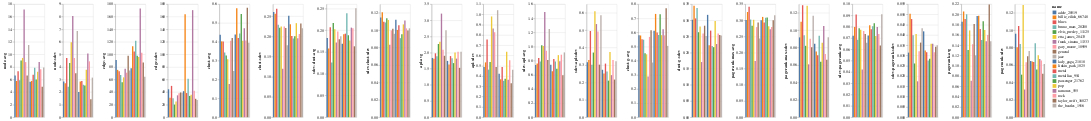

The notebook cell this image was saved under:
### Code cell
# ugly bar



ct = alt.Chart(df_musician).mark_bar().encode(
    x=alt.X('name', axis=None),
    tooltip = ['name'],
    color='name',
#     column='day_of_week:N'
).properties(width=80)
res = ct.encode(y=m_feats[0])

for i in m_feats[1:]:
    res = res | ct.encode(y=i)
res

### Figure 1 — Vega-Lite specification as saved in the notebook (floating-point values rounded to 4 significant figures)
{"config": {"view": {"continuousWidth": 400, "continuousHeight": 300}}, "hconcat": [{"mark": "bar", "encoding": {"color": {"type": "nominal", "field": "name"}, "tooltip": [{"type": "nominal", "field": "name"}], "x": {"type": "nominal", "axis": null, "field": "name"}, "y": {"type": "quantitative", "field": "node-avg"}}, "width": 80}, {"mark": "bar", "encoding": {"color": {"type": "nominal", "field": "name"}, "tooltip": [{"type": "nominal", "field": "name"}], "x": {"type": "nominal", "axis": null, "field": "name"}, "y": {"type": "quantitative", "field": "node-sdev"}}, "width": 80}, {"mark": "bar", "encoding": {"color": {"type": "nominal", "field": "name"}, "tooltip": [{"type": "nominal", "field": "name"}], "x": {"type": "nominal", "axis": null, "field": "name"}, "y": {"type": "quantitative", "field": "edge-avg"}}, "width": 80}, {"mark": "bar", "encoding": {"color": {"type": "nominal", "field": "name"}, "tooltip": [{"type": "nominal", "field": "name"}], "x": {"type": "nominal", "axis": null, "field": "name"}, "y": {"type": "quantitative", "field": "edge-sdev"}}, "width": 80}, {"mark": "bar", "encoding": {"color": {"type": "nominal", "field": "name"}, "tooltip": [{"type": "nominal", "field": "name"}], "x": {"type": "nominal", "axis": null, "field": "name"}, "y": {"type": "quantitative", "field": "clust-avg"}}, "width": 80}, {"mark": "bar", "encoding": {"color": {"type": "nominal", "field": "name"}, "tooltip": [{"type": "nominal", "field": "name"}], "x": {"type": "nominal", "axis": null, "field": "name"}, "y": {"type": "quantitative", "field": "clust-sdev"}}, "width": 80}, {"mark": "bar", "encoding": {"color": {"type": "nominal", "field": "name"}, "tooltip": [{"type": "nominal", "field": "name"}], "x": {"type": "nominal", "axis": null, "field": "name"}, "y": {"type": "quantitative", "field": "sdev-clust-avg"}}, "width": 80}, {"mark": "bar", "encoding": {"color": {"type": "nominal", "field": "name"}, "tooltip": [{"type": "nominal", "field": "name"}], "x": {"type": "nominal", "axis": null, "field": "name"}, "y": {"type": "quantitative", "field": "sdev-clust-sdev"}}, "width": 80}, {"mark": "bar", "encoding": {"color": {"type": "nominal", "field": "name"}, "tooltip": [{"type": "nominal", "field": "name"}], "x": {"type": "nominal", "axis": null, "field": "name"}, "y": {"type": "quantitative", "field": "apl-avg"}}, "width": 80}, {"mark": "bar", "encoding": {"color": {"type": "nominal", "field": "name"}, "tooltip": [{"type": "nominal", "field": "name"}], "x": {"type": "nominal", "axis": null, "field": "name"}, "y": {"type": "quantitative", "field": "apl-sdev"}}, "width": 80}, {"mark": "bar", "encoding": {"color": {"type": "nominal", "field": "name"}, "tooltip": [{"type": "nominal", "field": "name"}], "x": {"type": "nominal", "axis": null, "field": "name"}, "y": {"type": "quantitative", "field": "sdev-apl-avg"}}, "width": 80}, {"mark": "bar", "encoding": {"color": {"type": "nominal", "field": "name"}, "tooltip": [{"type": "nominal", "field": "name"}], "x": {"type": "nominal", "axis": null, "field": "name"}, "y": {"type": "quantitative", "field": "sdev-apl-sdev"}}, "width": 80}, {"mark": "bar", "encoding": {"color": {"type": "nominal", "field": "name"}, "tooltip": [{"type": "nominal", "field": "name"}], "x": {"type": "nominal", "axis": null, "field": "name"}, "y": {"type": "quantitative", "field": "clust-g-avg"}}, "width": 80}, {"mark": "bar", "encoding": {"color": {"type": "nominal", "field": "name"}, "tooltip": [{"type": "nominal", "field": "name"}], "x": {"type": "nominal", "axis": null, "field": "name"}, "y": {"type": "quantitative", "field": "clust-g-sdev"}}, "width": 80}, {"mark": "bar", "encoding": {"color": {"type": "nominal", "field": "name"}, "tooltip": [{"type": "nominal", "field": "name"}], "x": {"type": "nominal", "axis": null, "field": "name"}, "y": {"type": "quantitative", "field": "pagerank-max-avg"}}, "width": 80}, {"mark": "bar", "encoding": {"color": {"type": "nominal", "field": "name"}, "tooltip": [{"type": "nominal", "field": "name"}], "x": {"type": "nominal", "axis": null, "field": "name"}, "y": {"type": "quantitative", "field": "pagerank-max-sdev"}}, "width": 80}, {"mark": "bar", "encoding": {"color": {"type": "nominal", "field": "name"}, "tooltip": [{"type": "nominal", "field": "name"}], "x": {"type": "nominal", "axis": null, "field": "name"}, "y": {"type": "quantitative", "field": "sdev-pagerank-avg"}}, "width": 80}, {"mark": "bar", "encoding": {"color": {"type": "nominal", "field": "name"}, "tooltip": [{"type": "nominal", "field": "name"}], "x": {"type": "nominal", "axis": null, "field": "name"}, "y": {"type": "quantitative", "field": "sdev-pagerank-sdev"}}, "width": 80}, {"mark": "bar", "encoding": {"color": {"type": "nominal", "field": "name"}, "tooltip": [{"type": "nominal", "field": "name"}], "x": {"type": "nominal", "axis": null, "field": "name"}, "y": {"type": "quantitative", "field": "pagerank-avg"}}, "width": 80}, {"mark": "bar", "encoding": {"color": {"type": "nominal", "field": "name"}, "tooltip": [{"type": "nominal", "field": "name"}], "x": {"type": "nominal", "axis": null, "field": "name"}, "y": {"type": "quantitative", "field": "pagerank-sdev"}}, "width": 80}], "data": {"name": "data-6df12145b0b76f4adbbaa2e5db7d402d"}, "$schema": "https://vega.github.io/schema/vega-lite/v4.8.1.json", "datasets": {"data-6df12145b0b76f4adbbaa2e5db7d402d": [{"name": "pop", "node-avg": 7.237, "node-sdev": 3.781, "edge-avg": 95.84, "edge-sdev": 35.86, "clust-avg": 0.4058, "clust-sdev": 0.2329, "sdev-clust-avg": 0.1764, "sdev-clust-sdev": 0.1067, "apl-avg": 2.006, "apl-sdev": 0.6373, "sdev-apl-avg": 0.8787, "sdev-apl-sdev": 0.3753, "clust-g-avg": 0.5807, "clust-g-sdev": 0.2979, "pagerank-max-avg": 0.2815, "pagerank-max-sdev": 0.08574, "sdev-pagerank-avg": 0.07176, "sdev-pagerank-sdev": 0.03575, "pagerank-avg": 0.1697, "pagerank-sdev": 0.07119}, {"name": "jazz", "node-avg": 11.5, "node-sdev": 6.87, "edge-avg": 74.25, "edge-sdev": 38.91, "clust-avg": 0.2457, "clust-sdev": 0.178, "sdev-clust-avg": 0.1863, "sdev-clust-sdev": 0.09591, "apl-avg": 2.689, "apl-sdev": 1.041, "sdev-apl-avg": 1.249, "sdev-apl-sdev": 0.586, "clust-g-avg": 0.3871, "clust-g-sdev": 0.2513, "pagerank-max-avg": 0.2438, "pagerank-max-sdev": 0.1166, "sdev-pagerank-avg": 0.06596, "sdev-pagerank-sdev": 0.04325, "pagerank-avg": 0.1204, "pagerank-sdev": 0.07624}, {"name": "the_beatles_1916", "node-avg": 7.914, "node-sdev": 3.154, "edge-avg": 64.55, "edge-sdev": 27.35, "clust-avg": 0.3946, "clust-sdev": 0.2203, "sdev-clust-avg": 0.2505, "sdev-clust-sdev": 0.1022, "apl-avg": 2.027, "apl-sdev": 0.4613, "sdev-apl-avg": 0.917, "sdev-apl-sdev": 0.3216, "clust-g-avg": 0.5049, "clust-g-sdev": 0.2528, "pagerank-max-avg": 0.3159, "pagerank-max-sdev": 0.09197, "sdev-pagerank-avg": 0.091, "sdev-pagerank-sdev": 0.03507, "pagerank-avg": 0.148, "pagerank-sdev": 0.06132}, {"name": "ramones_555", "node-avg": 8.81, "node-sdev": 5.067, "edge-avg": 173.2, "edge-sdev": 170.5, "clust-avg": 0.4723, "clust-sdev": 0.1953, "sdev-clust-avg": 0.206, "sdev-clust-sdev": 0.1113, "apl-avg": 1.814, "apl-sdev": 0.3641, "sdev-apl-avg": 0.7936, "sdev-apl-sdev": 0.242, "clust-g-avg": 0.622, "clust-g-sdev": 0.2265, "pagerank-max-avg": 0.272, "pagerank-max-sdev": 0.1049, "sdev-pagerank-avg": 0.07975, "sdev-pagerank-sdev": 0.03577, "pagerank-avg": 0.1479, "pagerank-sdev": 0.067}, {"name": "frank_sinatra_11333", "node-avg": 17.13, "node-sdev": 8.06, "edge-avg": 77.0, "edge-sdev": 34.86, "clust-avg": 0.1758, "clust-sdev": 0.1204, "sdev-clust-avg": 0.1717, "sdev-clust-sdev": 0.08322, "apl-avg": 3.207, "apl-sdev": 0.8633, "sdev-apl-avg": 1.488, "sdev-apl-sdev": 0.5356, "clust-g-avg": 0.2885, "clust-g-sdev": 0.1708, "pagerank-max-avg": 0.1737, "pagerank-max-sdev": 0.0608, "sdev-pagerank-avg": 0.0423, "sdev-pagerank-sdev": 0.01747, "pagerank-avg": 0.07082, "pagerank-sdev": 0.03199}, {"name": "metallica_954", "node-avg": 7.875, "node-sdev": 2.587, "edge-avg": 121.8, "edge-sdev": 61.08, "clust-avg": 0.4447, "clust-sdev": 0.1947, "sdev-clust-avg": 0.2392, "sdev-clust-sdev": 0.09092, "apl-avg": 1.826, "apl-sdev": 0.3543, "sdev-apl-avg": 0.7903, "sdev-apl-sdev": 0.2634, "clust-g-avg": 0.5819, "clust-g-sdev": 0.2203, "pagerank-max-avg": 0.3075, "pagerank-max-sdev": 0.09379, "sdev-pagerank-avg": 0.08046, "sdev-pagerank-sdev": 0.02756, "pagerank-avg": 0.1502, "pagerank-sdev": 0.08519}, {"name": "linkin_park_1025", "node-avg": 5.78, "node-sdev": 2.841, "edge-avg": 113.2, "edge-sdev": 164.0, "clust-avg": 0.5785, "clust-sdev": 0.2304, "sdev-clust-avg": 0.1908, "sdev-clust-sdev": 0.1004, "apl-avg": 1.632, "apl-sdev": 0.3691, "sdev-apl-avg": 0.6499, "sdev-apl-sdev": 0.2514, "clust-g-avg": 0.7309, "clust-g-sdev": 0.2227, "pagerank-max-avg": 0.3105, "pagerank-max-sdev": 0.07545, "sdev-pagerank-avg": 0.08129, "sdev-pagerank-sdev": 0.03249, "pagerank-avg": 0.1976, "pagerank-sdev": 0.06415}, {"name": "passenger_21762", "node-avg": 6.021, "node-sdev": 2.531, "edge-avg": 97.8, "edge-sdev": 33.96, "clust-avg": 0.5482, "clust-sdev": 0.2006, "sdev-clust-avg": 0.1885, "sdev-clust-sdev": 0.0953, "apl-avg": 1.675, "apl-sdev": 0.3746, "sdev-apl-avg": 0.6877, "sdev-apl-sdev": 0.2105, "clust-g-avg": 0.7293, "clust-g-sdev": 0.2168, "pagerank-max-avg": 0.3083, "pagerank-max-sdev": 0.06376, "sdev-pagerank-avg": 0.0831, "sdev-pagerank-sdev": 0.02844, "pagerank-avg": 0.1868, "pagerank-sdev": 0.05499}, {"name": "bruno_mars_28280", "node-avg": 5.89, "node-sdev": 2.43, "edge-avg": 67.27, "edge-sdev": 30.34, "clust-avg": 0.3439, "clust-sdev": 0.2289, "sdev-clust-avg": 0.1258, "sdev-clust-sdev": 0.109, "apl-avg": 1.885, "apl-sdev": 0.463, "sdev-apl-avg": 0.79, "sdev-apl-sdev": 0.3014, "clust-g-avg": 0.5486, "clust-g-sdev": 0.3384, "pagerank-max-avg": 0.3023, "pagerank-max-sdev": 0.09425, "sdev-pagerank-avg": 0.06851, "sdev-pagerank-sdev": 0.03988, "pagerank-avg": 0.2003, "pagerank-sdev": 0.08431}, {"name": "adele_20519", "node-avg": 6.625, "node-sdev": 2.844, "edge-avg": 91.23, "edge-sdev": 44.45, "clust-avg": 0.4373, "clust-sdev": 0.2605, "sdev-clust-avg": 0.1822, "sdev-clust-sdev": 0.1147, "apl-avg": 1.835, "apl-sdev": 0.4894, "sdev-apl-avg": 0.7405, "sdev-apl-sdev": 0.3162, "clust-g-avg": 0.5792, "clust-g-sdev": 0.3018, "pagerank-max-avg": 0.3008, "pagerank-max-sdev": 0.09179, "sdev-pagerank-avg": 0.07216, "sdev-pagerank-sdev": 0.03142, "pagerank-avg": 0.1859, "pagerank-sdev": 0.09602}, {"name": "elvis_presley_11125", "node-avg": 9.016, "node-sdev": 4.322, "edge-avg": 55.68, "edge-sdev": 20.2, "clust-avg": 0.328, "clust-sdev": 0.2214, "sdev-clust-avg": 0.2165, "sdev-clust-sdev": 0.1139, "apl-avg": 2.267, "apl-sdev": 0.5379, "sdev-apl-avg": 1.019, "sdev-apl-sdev": 0.3719, "clust-g-avg": 0.4523, "clust-g-sdev": 0.2631, "pagerank-max-avg": 0.283, "pagerank-max-sdev": 0.08211, "sdev-pagerank-avg": 0.07872, "sdev-pagerank-sdev": 0.02615, "pagerank-avg": 0.1306, "pagerank-sdev": 0.04895}, {"name": "blues", "node-avg": 7.304, "node-sdev": 4.707, "edge-avg": 73.25, "edge-sdev": 49.92, "clust-avg": 0.4021, "clust-sdev": 0.2686, "sdev-clust-avg": 0.2066, "sdev-clust-sdev": 0.1098, "apl-avg": 1.978, "apl-sdev": 0.7551, "sdev-apl-avg": 0.8382, "sdev-apl-sdev": 0.4959, "clust-g-avg": 0.5514, "clust-g-sdev": 0.3059, "pagerank-max-avg": 0.3421, "pagerank-max-sdev": 0.1288, "sdev-pagerank-avg": 0.09092, "sdev-pagerank-sdev": 0.04774, "pagerank-avg": 0.1912, "pagerank-sdev": 0.1049}, {"name": "etta_james_20433", "node-avg": 9.44, "node-sdev": 5.967, "edge-avg": 63.48, "edge-sdev": 24.99, "clust-avg": 0.3073, "clust-sdev": 0.2245, "sdev-clust-avg": 0.2025, "sdev-clust-sdev": 0.1117, "apl-avg": 2.334, "apl-sdev": 0.9804, "sdev-apl-avg": 1.007, "sdev-apl-sdev": 0.6096, "clust-g-avg": 0.4453, "clust-g-sdev": 0.2808, "pagerank-max-avg": 0.3016, "pagerank-max-sdev": 0.1283, "sdev-pagerank-avg": 0.07733, "sdev-pagerank-sdev": 0.04054, "pagerank-avg": 0.1689, "pagerank-sdev": 0.129}, {"name": "gary_moore_10959", "node-avg": 8.776, "node-sdev": 4.724, "edge-avg": 70.93, "edge-sdev": 38.32, "clust-avg": 0.4054, "clust-sdev": 0.2247, "sdev-clust-avg": 0.1969, "sdev-clust-sdev": 0.09981, "apl-avg": 2.092, "apl-sdev": 0.827, "sdev-apl-avg": 0.9423, "sdev-apl-sdev": 0.4925, "clust-g-avg": 0.5683, "clust-g-sdev": 0.2591, "pagerank-max-avg": 0.2789, "pagerank-max-sdev": 0.09021, "sdev-pagerank-avg": 0.07624, "sdev-pagerank-sdev": 0.03213, "pagerank-avg": 0.142, "pagerank-sdev": 0.06313}, {"name": "general", "node-avg": 6.643, "node-sdev": 3.492, "edge-avg": 97.93, "edge-sdev": 39.46, "clust-avg": 0.4202, "clust-sdev": 0.2208, "sdev-clust-avg": 0.179, "sdev-clust-sdev": 0.1016, "apl-avg": 1.902, "apl-sdev": 0.4876, "sdev-apl-avg": 0.8092, "sdev-apl-sdev": 0.3023, "clust-g-avg": 0.6157, "clust-g-sdev": 0.2833, "pagerank-max-avg": 0.2932, "pagerank-max-sdev": 0.08057, "sdev-pagerank-avg": 0.07369, "sdev-pagerank-sdev": 0.0363, "pagerank-avg": 0.1812, "pagerank-sdev": 0.07025}, {"name": "metal", "node-avg": 6.754, "node-sdev": 2.891, "edge-avg": 104.6, "edge-sdev": 38.45, "clust-avg": 0.421, "clust-sdev": 0.2012, "sdev-clust-avg": 0.1921, "sdev-clust-sdev": 0.1058, "apl-avg": 1.893, "apl-sdev": 0.4889, "sdev-apl-avg": 0.8231, "sdev-apl-sdev": 0.3084, "clust-g-avg": 0.6, "clust-g-sdev": 0.2682, "pagerank-max-avg": 0.2934, "pagerank-max-sdev": 0.07118, "sdev-pagerank-avg": 0.07775, "sdev-pagerank-sdev": 0.03163, "pagerank-avg": 0.1718, "pagerank-sdev": 0.06338}, {"name": "rock", "node-avg": 7.635, "node-sdev": 4.449, "edge-avg": 102.6, "edge-sdev": 42.12, "clust-avg": 0.4067, "clust-sdev": 0.2061, "sdev-clust-avg": 0.2045, "sdev-clust-sdev": 0.1022, "apl-avg": 2.027, "apl-sdev": 0.5543, "sdev-apl-avg": 0.8849, "sdev-apl-sdev": 0.3289, "clust-g-avg": 0.5792, "clust-g-sdev": 0.2595, "pagerank-max-avg": 0.2796, "pagerank-max-sdev": 0.07263, "sdev-pagerank-avg": 0.07363, "sdev-pagerank-sdev": 0.03157, "pagerank-avg": 0.16, "pagerank-sdev": 0.06531}, {"name": "billie_eilish_66748", "node-avg": 5.771, "node-sdev": 2.697, "edge-avg": 75.38, "edge-sdev": 31.1, "clust-avg": 0.4025, "clust-sdev": 0.2563, "sdev-clust-avg": 0.158, "sdev-clust-sdev": 0.1207, "apl-avg": 1.81, "apl-sdev": 0.5336, "sdev-apl-avg": 0.7604, "sdev-apl-sdev": 0.3286, "clust-g-avg": 0.5784, "clust-g-sdev": 0.345, "pagerank-max-avg": 0.3256, "pagerank-max-sdev": 0.1098, "sdev-pagerank-avg": 0.07987, "sdev-pagerank-sdev": 0.05035, "pagerank-avg": 0.2058, "pagerank-sdev": 0.08045}, {"name": "taylor_swift_16027", "node-avg": 4.844, "node-sdev": 1.422, "edge-avg": 87.05, "edge-sdev": 29.38, "clust-avg": 0.5812, "clust-sdev": 0.2321, "sdev-clust-avg": 0.1631, "sdev-clust-sdev": 0.09984, "apl-avg": 1.53, "apl-sdev": 0.3306, "sdev-apl-avg": 0.5957, "sdev-apl-sdev": 0.2165, "clust-g-avg": 0.7707, "clust-g-sdev": 0.2545, "pagerank-max-avg": 0.3004, "pagerank-max-sdev": 0.06607, "sdev-pagerank-avg": 0.06351, "sdev-pagerank-sdev": 0.0343, "pagerank-avg": 0.2195, "pagerank-sdev": 0.05011}, {"name": "lady_gaga_21818", "node-avg": 5.664, "node-sdev": 2.003, "edge-avg": 78.12, "edge-sdev": 41.47, "clust-avg": 0.4385, "clust-sdev": 0.2512, "sdev-clust-avg": 0.1689, "sdev-clust-sdev": 0.1121, "apl-avg": 1.744, "apl-sdev": 0.424, "sdev-apl-avg": 0.7412, "sdev-apl-sdev": 0.2729, "clust-g-avg": 0.6115, "clust-g-sdev": 0.3169, "pagerank-max-avg": 0.3, "pagerank-max-sdev": 0.08455, "sdev-pagerank-avg": 0.07229, "sdev-pagerank-sdev": 0.04178, "pagerank-avg": 0.197, "pagerank-sdev": 0.06466}]}}
